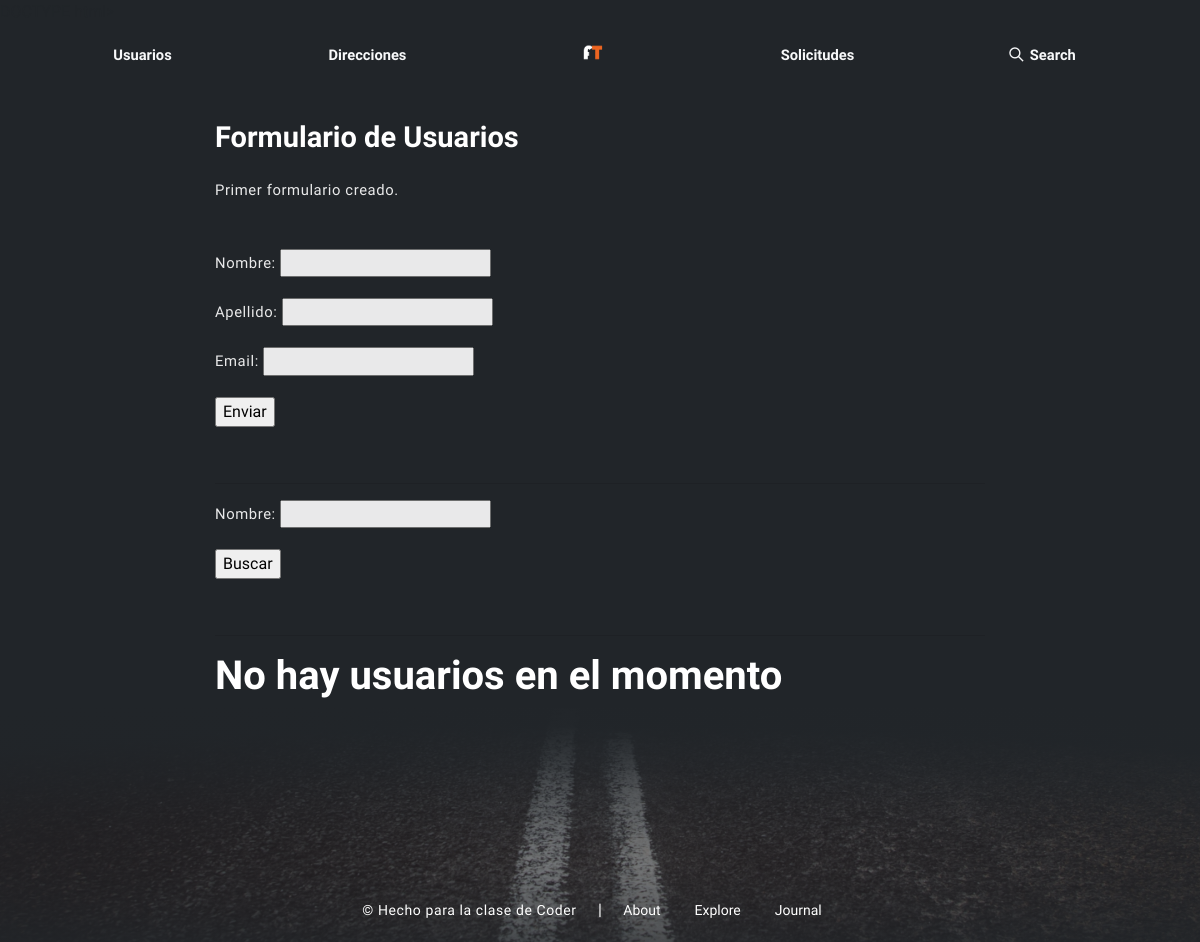
The app's page /usuarios/, older data.
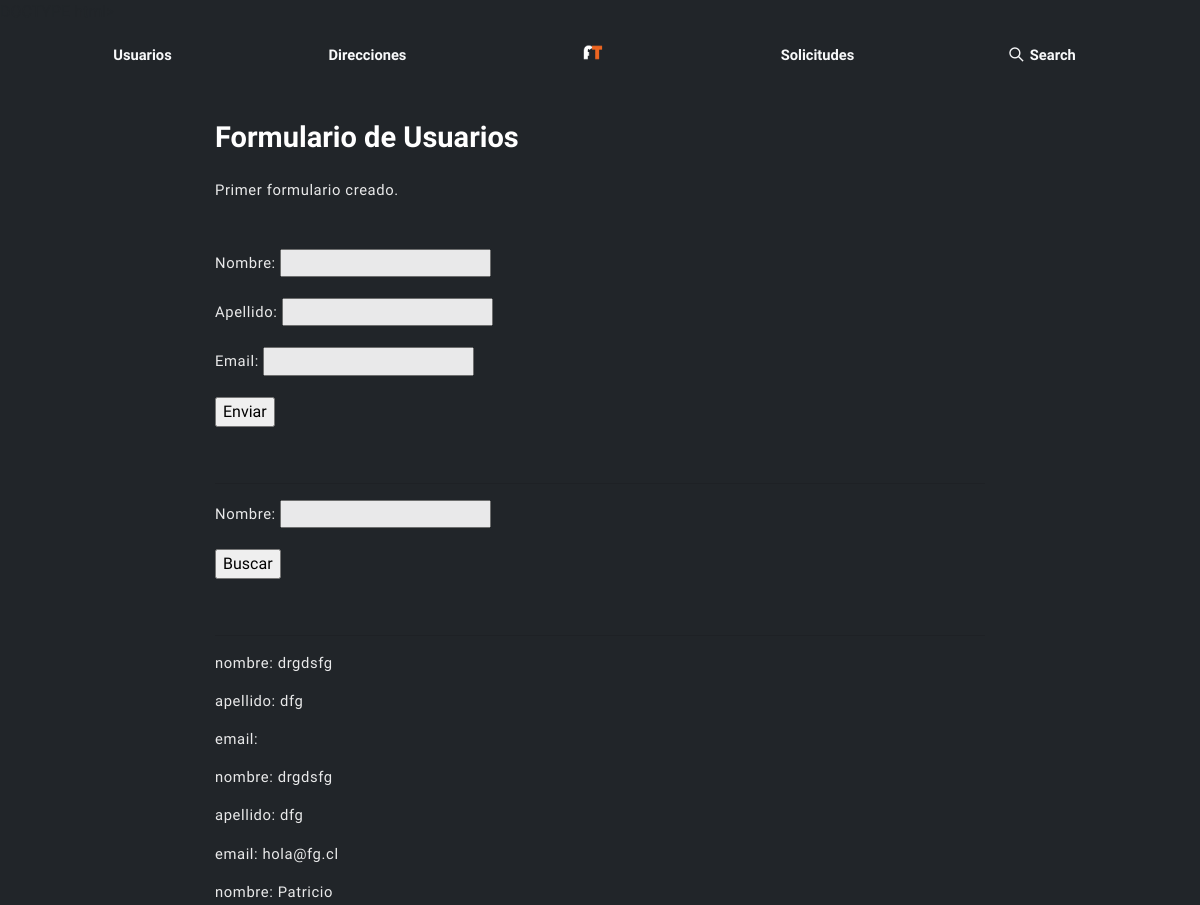
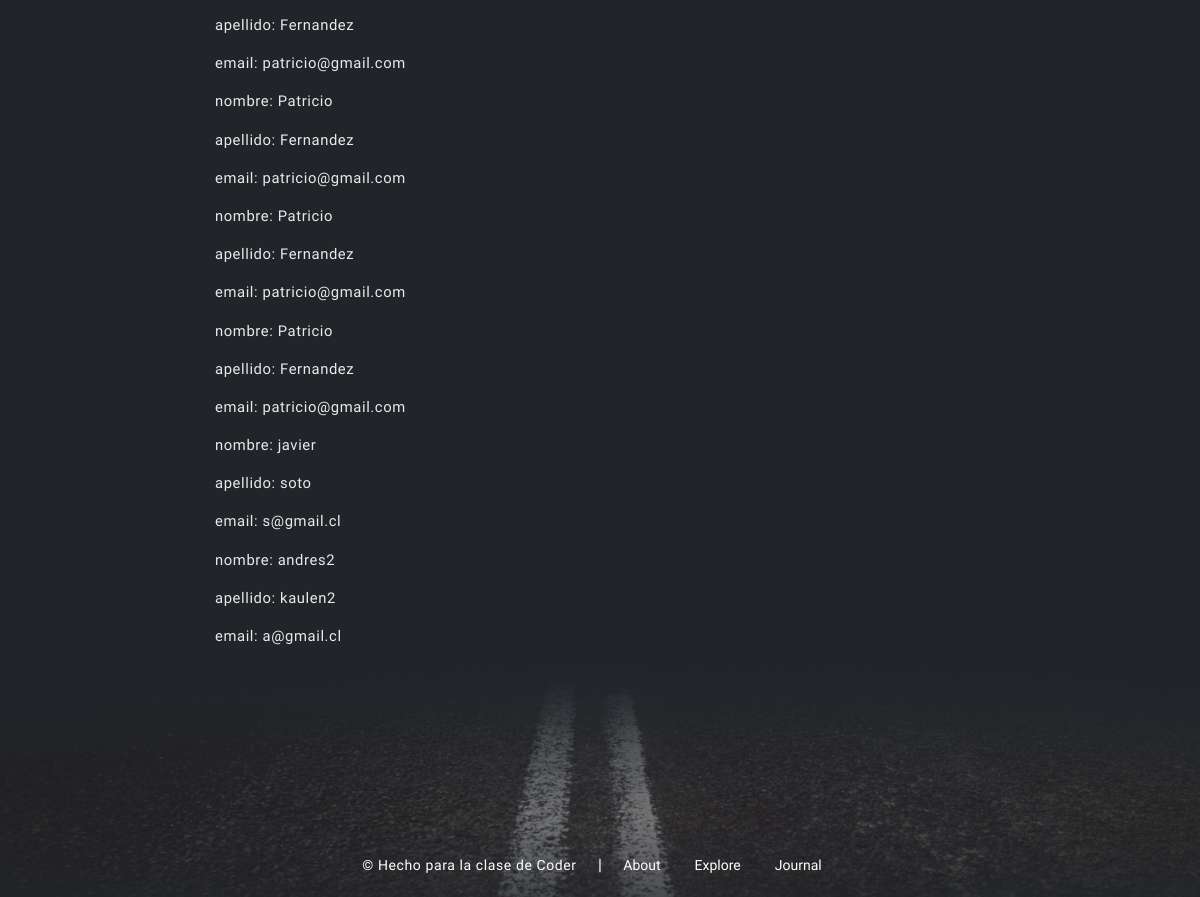
The same page, newer data (2 pictures, top to bottom).
### AppWeb/models.py (models this page shows, shortened)
class Usuario(models.Model):
    id = models.AutoField(primary_key=True)
    created = models.DateTimeField(auto_now_add=True)
    nombre = models.CharField(max_length=30)
    apellido = models.CharField(max_length=30)
    email = models.EmailField()

### AppWeb/views.py (the view, shortened to what this page needs)
# urls.py: path('usuarios/', usuarios, name="AppWebUsuarios"),
def usuarios(request):
    all_usuarios = Usuario.objects.all()
    context = {
        "usuarios": all_usuarios,
        "form": UsuarioForm(),
        "form_busqueda": BusquedaUsuarioForm(),
    }
    return render(request, "AppWeb/usuarios.html", context=context)

### AppWeb/forms.py
class UsuarioForm(forms.Form):
    nombre = forms.CharField(min_length=3, max_length=30)
    apellido = forms.CharField(min_length=3, max_length=30)
    email = forms.EmailField()

class BusquedaUsuarioForm(forms.Form):
    nombre = forms.CharField(min_length=3, max_length=30)

### templates/AppWeb/usuarios.html (shortened to what this page needs)
<html lang="en">
<head>
    {% load static %}
    <link rel="stylesheet" href="{% static 'AppWeb/assets/vendors/themify-icons/css/themify-icons.css' %}">
	<link rel="stylesheet" href="{% static 'AppWeb/assets/css/dorang.css' %}">
</head>
<body data-spy="scroll" data-target=".navbar" data-offset="40" id="home" class="dark-theme">
    <nav class="page-navbar affix-top" data-spy="affix" data-offset-top="10">
        <ul class="nav-navbar container">
            <li class="nav-item"><a href="/usuarios" class="nav-link">Usuarios</a></li>
            <li class="nav-item"><a href="/direcciones#" class="nav-link">Direcciones</a></li>
            <li class="nav-item"><a href="/home" class="nav-link"><img src="{% static 'AppWeb/assets/imgs/Agrocompra-Isotipo1.png' %}" alt="Download"></a></li>
            <li class="nav-item"><a href="/solicitudes" class="nav-link">Solicitudes</a></li>
            <li class="nav-item search">
                <a href="javascript:void(0)" class="nav-link search-toggle"><i class="ti-search"></i> Search</a>
            </li>
        </ul>
    </nav>
     <div>
        <div class="col-md-10 col-lg-8 m-auto">
            <h6 class="title mb-4 mt-5 pt-5">Formulario de Usuarios</h6>
            <p class="mb-5">Primer formulario creado.</p>
            {% block contenido_cambia %}
                <form action="{% url 'AppWebUsuarios' %}" method="post">
                    {{ form.as_p }}
                    <input type="submit" value="Enviar">
                </form>
                <br><hr>
                <form action="{% url 'AppWebBuscarUsuario' %}">
                    {{ form_busqueda.as_p }}
                    <input type="submit" value="Buscar">
                </form>
                <br><hr>
                {% if usuarios %}
                    {% for usuario in usuarios %}
                        <P>nombre: {{ usuario.nombre }}</P>
                        <P>apellido: {{ usuario.apellido }}</P>
                        <P>email: {{ usuario.email }}</P>
                    {% endfor %}
                {% else %}
                    <h1>No hay usuarios en el momento</h1>
                {% endif %}
            {% endblock %}
        </div>
    </div>
    <div class="contact-section">
        <div class="overlay"></div>
            <footer class="footer">
                <p class="infos">&copy; Hecho para la clase de Coder</i> </a></p>
                <span>|</span>
                <div class="links">
                    <a href="#">About</a>
                    <a href="#">Explore</a>
                    <a href="#">Journal</a>
                </div>
            </footer>
        </div>
</body>
</html>

Row changes from the older to the newer data that the page shows:
added Usuario: nombre "drgdsfg", apellido "dfg"
added Usuario: nombre "drgdsfg", apellido "dfg", email "hola@fg.cl"
added Usuario: nombre "Patricio", apellido "Fernandez", email "patricio@gmail.com"
added Usuario: nombre "Patricio", apellido "Fernandez", email "patricio@gmail.com"
added Usuario: nombre "Patricio", apellido "Fernandez", email "patricio@gmail.com"
added Usuario: nombre "Patricio", apellido "Fernandez", email "patricio@gmail.com"
added Usuario: nombre "javier", apellido "soto", email "s@gmail.cl"
added Usuario: nombre "andres2", apellido "kaulen2", email "a@gmail.cl"
Text that changed along with them:
text no longer shown: "No hay usuarios en el momento"
